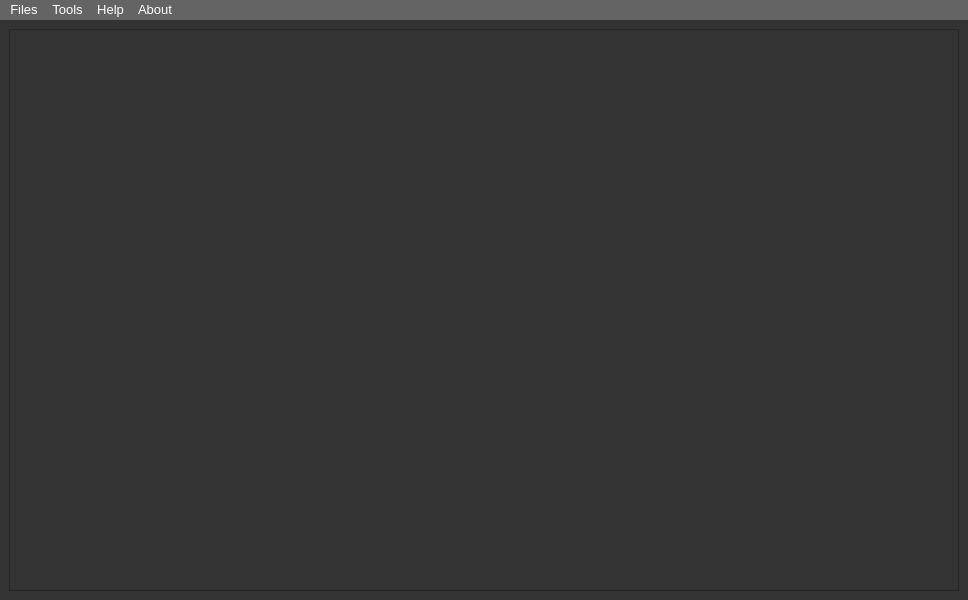
<?xml version="1.0" encoding="UTF-8"?>
<ui version="4.0">
 <class>MainWindow</class>
 <widget class="QMainWindow" name="MainWindow">
  <property name="geometry">
   <rect>
    <x>0</x>
    <y>0</y>
    <width>968</width>
    <height>600</height>
   </rect>
  </property>
  <property name="minimumSize">
   <size>
    <width>968</width>
    <height>0</height>
   </size>
  </property>
  <property name="windowTitle">
   <string>MainWindow</string>
  </property>
  <property name="styleSheet">
   <string notr="true">background-color: rgb(51, 51, 51);
</string>
  </property>
  <property name="unifiedTitleAndToolBarOnMac">
   <bool>true</bool>
  </property>
  <widget class="QWidget" name="centralwidget">
   <layout class="QGridLayout" name="gridLayout">
    <item row="0" column="0">
     <widget class="QFrame" name="frame">
      <property name="frameShape">
       <enum>QFrame::StyledPanel</enum>
      </property>
      <property name="frameShadow">
       <enum>QFrame::Raised</enum>
      </property>
      <layout class="QHBoxLayout" name="horizontalLayout" stretch="5,1">
       <item>
        <widget class="FigureContainer" name="MainFrame" native="true"/>
       </item>
       <item>
        <widget class="QWidget" name="RightInterface" native="true">
         <layout class="QVBoxLayout" name="verticalLayout_4">
          <item>
           <widget class="ToolsWidget" name="widget_4" native="true"/>
          </item>
          <item>
           <widget class="LayerWidget" name="widget_3" native="true"/>
          </item>
         </layout>
        </widget>
       </item>
      </layout>
     </widget>
    </item>
   </layout>
  </widget>
  <widget class="QMenuBar" name="menuBar">
   <property name="geometry">
    <rect>
     <x>0</x>
     <y>0</y>
     <width>968</width>
     <height>29</height>
    </rect>
   </property>
   <property name="font">
    <font>
     <pointsize>10</pointsize>
    </font>
   </property>
   <property name="cursor">
    <cursorShape>PointingHandCursor</cursorShape>
   </property>
   <property name="styleSheet">
    <string notr="true">color: white;
background-color: rgb(100,100, 100);</string>
   </property>
   <widget class="QMenu" name="menuFiles">
    <property name="font">
     <font>
      <pointsize>10</pointsize>
     </font>
    </property>
    <property name="title">
     <string>Files</string>
    </property>
    <addaction name="actiondd"/>
    <addaction name="actionOpen_File_2"/>
    <addaction name="actionSave_File_2"/>
    <addaction name="actionSave_File_As_2"/>
    <addaction name="separator"/>
    <addaction name="actionClose_2"/>
   </widget>
   <widget class="QMenu" name="menuTools">
    <property name="title">
     <string>Tools</string>
    </property>
   </widget>
   <widget class="QMenu" name="menuHelp">
    <property name="title">
     <string>Help</string>
    </property>
   </widget>
   <widget class="QMenu" name="menuAbout">
    <property name="title">
     <string>About</string>
    </property>
   </widget>
   <addaction name="menuFiles"/>
   <addaction name="menuTools"/>
   <addaction name="menuHelp"/>
   <addaction name="menuAbout"/>
  </widget>
  <action name="actionNew_File">
   <property name="text">
    <string>New File</string>
   </property>
  </action>
  <action name="actionOpen_File">
   <property name="text">
    <string>Open File</string>
   </property>
  </action>
  <action name="actionSave_File">
   <property name="text">
    <string>Save File</string>
   </property>
  </action>
  <action name="actionSave_File_As">
   <property name="text">
    <string>Save File As ...</string>
   </property>
  </action>
  <action name="actionClose">
   <property name="text">
    <string>Close</string>
   </property>
  </action>
  <action name="actiondd">
   <property name="text">
    <string>New File</string>
   </property>
  </action>
  <action name="actionzz">
   <property name="text">
    <string>zz</string>
   </property>
  </action>
  <action name="actionOpen_File_2">
   <property name="text">
    <string>Open File</string>
   </property>
  </action>
  <action name="actionSave_File_2">
   <property name="text">
    <string>Save File</string>
   </property>
  </action>
  <action name="actionSave_File_As_2">
   <property name="text">
    <string>Save File As...</string>
   </property>
  </action>
  <action name="actionClose_2">
   <property name="text">
    <string>Close</string>
   </property>
  </action>
 </widget>
 <customwidgets>
  <customwidget>
   <class>FigureContainer</class>
   <extends>QWidget</extends>
   <header location="global">figurecontainer.h</header>
   <container>1</container>
  </customwidget>
  <customwidget>
   <class>LayerWidget</class>
   <extends>QWidget</extends>
   <header location="global">layerwidget.h</header>
   <container>1</container>
  </customwidget>
  <customwidget>
   <class>ToolsWidget</class>
   <extends>QWidget</extends>
   <header location="global">toolswidget.h</header>
   <container>1</container>
  </customwidget>
 </customwidgets>
 <resources/>
 <connections/>
</ui>
